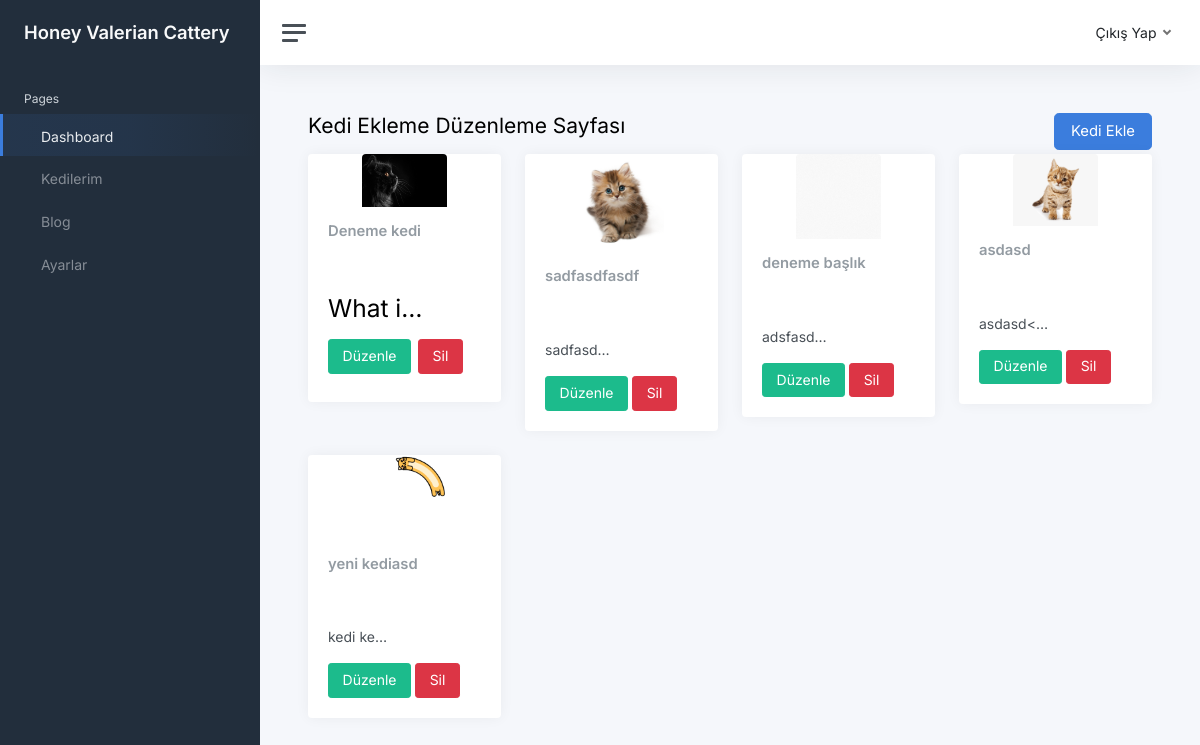
Page /valerian_admin/my_cats/ (signed in) on the committed database.
### backsite/models.py (models this page shows, shortened)
class Cats(models.Model):
    DISI= 1
    ERKEK = 2
    GENDER_CHOICES = (
        (1, 'Dişi'),
        (2, 'Erkek'),
    )
    gender = models.IntegerField(choices=GENDER_CHOICES)
    title=models.CharField(verbose_name='Başlık',max_length=255)
    cat_type=models.ForeignKey(CatsType,on_delete=models.CASCADE)
    content = RichTextField(verbose_name='Hakkında')
    created_at=models.DateTimeField(auto_now_add=True)
    img = models.FileField(upload_to='img/')
    is_active=models.BooleanField(verbose_name='Aktif',default=False)
    is_mainpage = models.BooleanField(verbose_name='Ana Sayfa',default=False)

### core/decorators.py (the view)
    def wrapper(request,*args, **kwargs):
        if request.user.is_authenticated:
           return func(request,*args, **kwargs)
        else:
            return render(request, '500.html')

### backsite/views.py (called while the page is built)
@is_login
def my_cats(request):
    cats = Cats.objects.all().order_by('-created_at')
    return render(request,'backsite/my_cats.html',{'cats':cats})

### backsite/templates/backsite/my_cats.html (shortened to what this page needs)
{% extends 'backsite/main.html' %}
{% load static %}
{% block body %}
<div class="container-fluid p-0">
        <h1 class="h3 mb-3">Kedi Ekleme Düzenleme Sayfası <a href="{% url 'backsite:create_cat' %}" class="btn btn-primary btn-lg" style="float:right">Kedi Ekle</a></h1>
  <div class="row">
      {% for cat in cats %}
      <div class="col-12 col-md-3">
            <div class="card">
              <img class="card-img-top" src="{{cat.img.url}}" style="max-width: 44%;margin: 0 auto;">
              <div class="card-header">
                <h5 class="card-title mb-0">{{cat.title}}</h5>
              </div>
              <div class="card-body">
                <p class="card-text">{{cat.content|safe|truncatechars:11}}</p>
                <a href="{% url 'backsite:update_cat' id=cat.id %}" class="btn btn-success"> Düzenle</a>
                <a href="{% url 'backsite:delete_cat' id=cat.id %}" class="btn btn-danger"> Sil</a>
              </div>
            </div>
          </div>
      {% endfor %}
  </div>
</div>
{% endblock %}

### backsite/templates/backsite/main.html (shortened to what this page needs)
{% load static %}
<!DOCTYPE html>
<html lang="en">
<head>
	<link href="{% static 'css/app.css' %}" rel="stylesheet">
	<link href="{% static 'css/style.css' %}" rel="stylesheet">
	<link href="{% static 'css/toastr.css' %}" rel="stylesheet">
	<link rel="stylesheet" href="https://cdnjs.cloudflare.com/ajax/libs/font-awesome/6.2.0/css/all.min.css">
</head>
<body>
	<div class="wrapper">
		<nav id="sidebar" class="sidebar js-sidebar">
			<div class="sidebar-content js-simplebar">
				<a class="sidebar-brand" href="{% url 'backsite:dashboard' %}">
          <span class="align-middle">Honey Valerian Cattery</span>
        </a>
				<ul class="sidebar-nav">
					<li class="sidebar-header">
						Pages
					</li>
					<li class="sidebar-item active">
						<a class="sidebar-link" href="{% url 'backsite:dashboard' %}">
               <span class="align-middle">Dashboard</span>
            </a>
					</li>
					<li class="sidebar-item">
						<a class="sidebar-link" href="{% url 'backsite:my_cats' %}">
               <span class="align-middle">Kedilerim</span>
            </a>
					</li>
					<li class="sidebar-item">
						<a class="sidebar-link" href="{% url 'backsite:blogs' %}">
               <span class="align-middle">Blog</span>
            </a>
					</li>
					<li class="sidebar-item">
						<a class="sidebar-link" href="{% url 'backsite:settings_func' %}">
               <span class="align-middle">Ayarlar</span>
            </a>
					</li>
				</ul>
			</div>
		</nav>
		<div class="main">
			<nav class="navbar navbar-expand navbar-light navbar-bg">
				<a class="sidebar-toggle js-sidebar-toggle">
          <i class="hamburger align-self-center"></i>
        </a>
				<div class="navbar-collapse collapse">
					<ul class="navbar-nav navbar-align">
						<li class="nav-item dropdown">
							<a class="nav-link dropdown-toggle d-none d-sm-inline-block" href="{% url 'backsite:logoutpage' %}">
                <span class="text-dark">Çıkış Yap</span>
              </a>
						</li>
					</ul>
				</div>
			</nav>
			<main class="content">
			     {% block body %}
           {% endblock %}
			</main>
		</div>
	</div>
</body>
</html>

### rows in the picture
Cats: img (picture), title "Deneme kedi", content "What i…"
Cats: img (picture), title "sadfasdfasdf", content "sadfasd…"
Cats: img (picture), title "deneme başlık", content "adsfasd…"
Cats: img (picture), title "asdasd", content "asdasd<…"
Cats: img (picture), title "yeni kediasd", content "kedi ke…"
